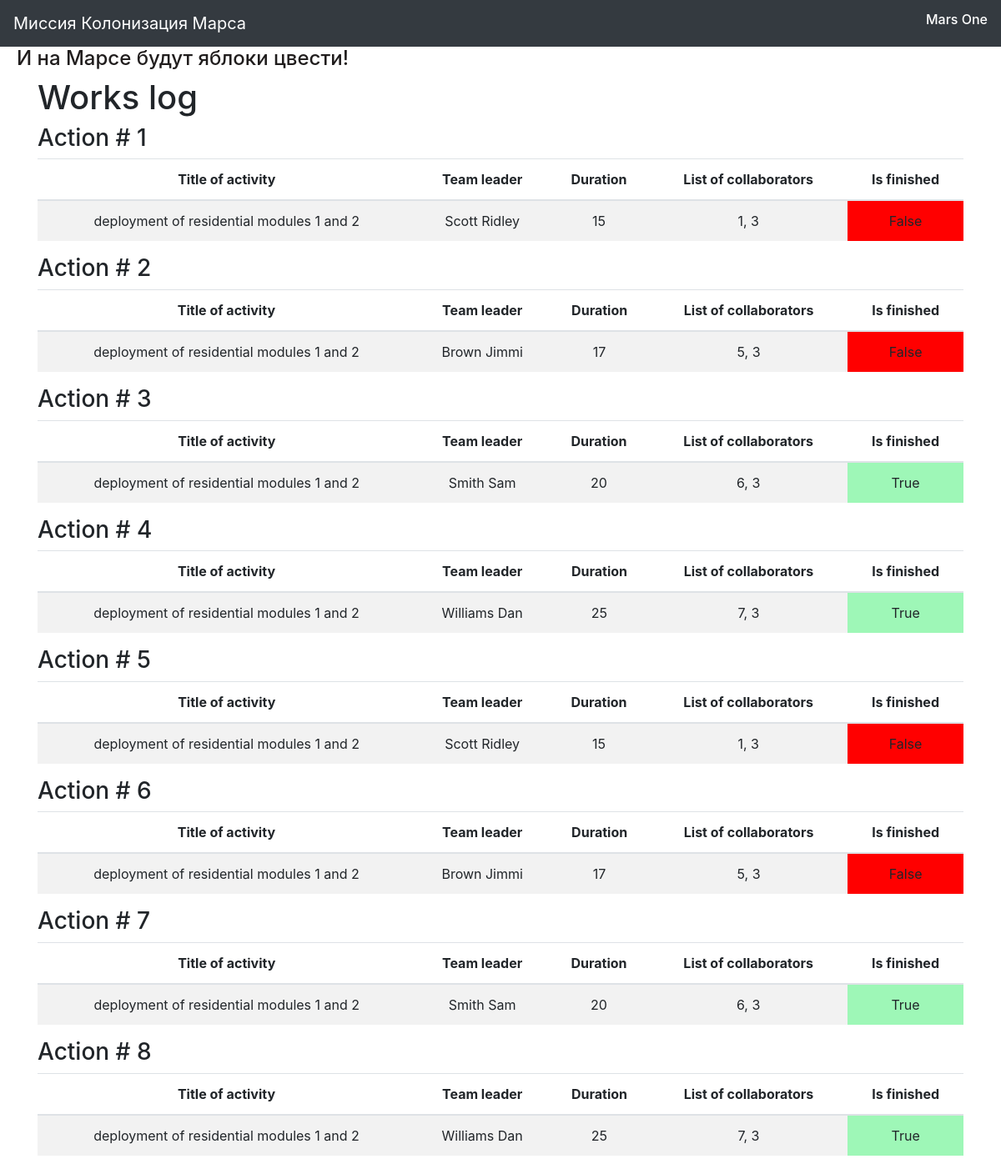
The app's page /index, older data.
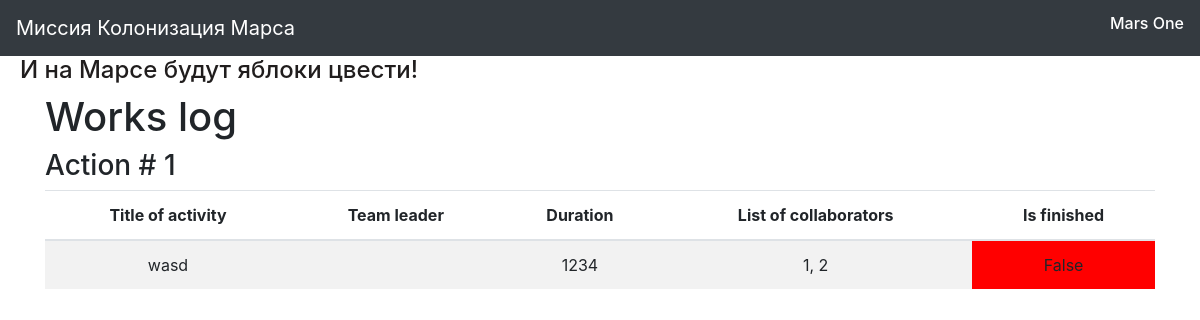
The same page, newer data.
### data/jobs.py (models this page shows, shortened)
class Job(SqlAlchemyBase, SerializerMixin):
    __tablename__ = 'jobs'
    id = sqlalchemy.Column(sqlalchemy.Integer,
                           primary_key=True, autoincrement=True)
    team_leader = sqlalchemy.Column(sqlalchemy.Integer,
                                    sqlalchemy.ForeignKey("users.id"))
    job = sqlalchemy.Column(sqlalchemy.String, nullable=True)
    work_size = sqlalchemy.Column(sqlalchemy.Integer, nullable=True)
    collaborators = sqlalchemy.Column(sqlalchemy.String, nullable=True)
    start_date = sqlalchemy.Column(sqlalchemy.DateTime,
                                   default=datetime.datetime.now)
    end_date = sqlalchemy.Column(sqlalchemy.DateTime,
                                 default=datetime.datetime.now)
    is_finished = sqlalchemy.Column(sqlalchemy.Boolean, default=False)
    user = orm.relationship('User')

### main.py (the view)
@app.route('/')
@app.route('/index')
def index():
    jobs = db_sess.query(Job).all()
    users = db_sess.query(User).all()
    names = {}
    for user in users:
        names[user.id] = f'{user.surname} {user.name}'
    return render_template('index.html', jobs=jobs, names=names)

### templates/index.html
{% extends "base.html" %}
{% block content %}
<h1>Works log</h1>
{% for job in jobs %}
<h3>Action # {{ loop.index }}</h3>
<table class="table table-striped">
    <thead>
        <tr>
            <th scope="col">Title of activity</th>
            <th scope="col">Team leader</th>
            <th scope="col">Duration</th>
            <th scope="col">List of collaborators</th>
            <th scope="col">Is finished</th>
        </tr>
    </thead>
    <tbody>
        <tr>
            <td>{{ job.job }}</td>
            <td>{{ names[job.team_leader] }}</td>
            <td>{{ job.work_size }}</td>
            <td>{{ job.collaborators }}</td>
            {% if job.is_finished %}
                <td style="background-color: #9ef7b7">{{ job.is_finished }}</td>
            {% else %}
                <td style="background-color: #ff0000">{{ job.is_finished }}</td>
            {% endif %}
        </tr>
    </tbody>
</table>
{% endfor %}
{% endblock %}

Row changes from the older to the newer data that the page shows:
removed Job: job "deployment of residential modules 1 and 2", team_leader "Brown Jimmi", work_size "17", collaborators "5, 3", is_finished "False"
removed Job: job "deployment of residential modules 1 and 2", team_leader "Smith Sam", work_size "20", collaborators "6, 3", is_finished "True"
removed Job: job "deployment of residential modules 1 and 2", team_leader "Williams Dan", work_size "25", collaborators "7, 3", is_finished "True"
removed Job: job "deployment of residential modules 1 and 2", team_leader "Scott Ridley", work_size "15", collaborators "1, 3", is_finished "False"
removed Job: job "deployment of residential modules 1 and 2", team_leader "Brown Jimmi", work_size "17", collaborators "5, 3", is_finished "False"
removed Job: job "deployment of residential modules 1 and 2", team_leader "Smith Sam", work_size "20", collaborators "6, 3", is_finished "True"
removed Job: job "deployment of residential modules 1 and 2", team_leader "Williams Dan", work_size "25", collaborators "7, 3", is_finished "True"
changed Job "False": job "deployment of residential modules 1 and 2" → "wasd"; work_size "15" → "1234"; collaborators "1, 3" → "1, 2"; team_leader "Scott Ridley" → (not shown)
